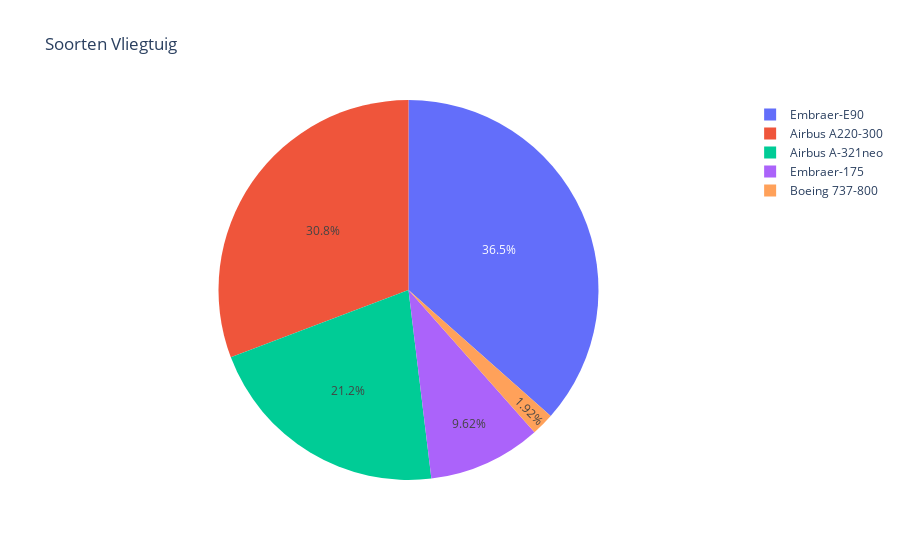

The code cell stored with this chart in its notebook:
### Code cell
fig10= px.pie(df2, names='ModelVliegtuig', title="Soorten Vliegtuig")
fig10.show()

### Figure 1 — Plotly figure (JSON) as saved in the notebook; plotly's stock layout.template omitted (floating-point values rounded to 4 significant figures)
{"data": [{"domain": {"x": [0, 1], "y": [0, 1]}, "hovertemplate": "ModelVliegtuig=%{label}<extra></extra>", "labels": ["Boeing 737-800", "Embraer-E90", "Embraer-E90", "Embraer-E90", "Embraer-E90", "Airbus A-321neo", "Airbus A-321neo", "Airbus A-321neo", "Airbus A-321neo", "Airbus A-321neo", "Embraer-E90", "Embraer-175", "Embraer-175", "Embraer-175", "Embraer-175", "Embraer-175", "Airbus A-321neo", "Airbus A-321neo", "Airbus A-321neo", "Airbus A-321neo", "Airbus A-321neo", "Airbus A-321neo", "Airbus A220-300", "Airbus A220-300", "Airbus A220-300", "Airbus A220-300", "Airbus A220-300", "Airbus A220-300", "Airbus A220-300", "Airbus A220-300", "Airbus A220-300", "Airbus A220-300", "Airbus A220-300", "Airbus A220-300", "Airbus A220-300", "Airbus A220-300", "Airbus A220-300", "Airbus A220-300", "Embraer-E90", "Embraer-E90", "Embraer-E90", "Embraer-E90", "Embraer-E90", "Embraer-E90", "Embraer-E90", "Embraer-E90", "Embraer-E90", "Embraer-E90", "Embraer-E90", "Embraer-E90", "Embraer-E90", "Embraer-E90"], "legendgroup": "", "name": "", "showlegend": true, "type": "pie"}], "layout": {"legend": {"tracegroupgap": 0}, "title": {"text": "Soorten Vliegtuig"}}}
